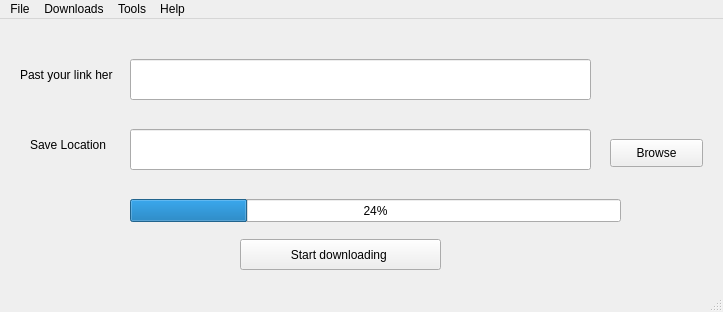
<?xml version="1.0" encoding="UTF-8"?>
<ui version="4.0">
 <class>MainWindow</class>
 <widget class="QMainWindow" name="MainWindow">
  <property name="geometry">
   <rect>
    <x>0</x>
    <y>0</y>
    <width>723</width>
    <height>312</height>
   </rect>
  </property>
  <property name="windowTitle">
   <string>MainWindow</string>
  </property>
  <widget class="QWidget" name="centralwidget">
   <widget class="QPushButton" name="pushButton">
    <property name="geometry">
     <rect>
      <x>240</x>
      <y>220</y>
      <width>201</width>
      <height>31</height>
     </rect>
    </property>
    <property name="text">
     <string>Start downloading </string>
    </property>
    <property name="iconSize">
     <size>
      <width>1000</width>
      <height>200</height>
     </size>
    </property>
   </widget>
   <widget class="QLineEdit" name="lineEdit">
    <property name="geometry">
     <rect>
      <x>130</x>
      <y>40</y>
      <width>461</width>
      <height>41</height>
     </rect>
    </property>
   </widget>
   <widget class="QLineEdit" name="lineEdit_2">
    <property name="geometry">
     <rect>
      <x>130</x>
      <y>110</y>
      <width>461</width>
      <height>41</height>
     </rect>
    </property>
   </widget>
   <widget class="QLabel" name="label">
    <property name="geometry">
     <rect>
      <x>20</x>
      <y>40</y>
      <width>111</width>
      <height>31</height>
     </rect>
    </property>
    <property name="text">
     <string>Past your link her</string>
    </property>
   </widget>
   <widget class="QLabel" name="label_2">
    <property name="geometry">
     <rect>
      <x>30</x>
      <y>110</y>
      <width>81</width>
      <height>31</height>
     </rect>
    </property>
    <property name="text">
     <string>Save Location</string>
    </property>
   </widget>
   <widget class="QPushButton" name="pushButton_2">
    <property name="geometry">
     <rect>
      <x>610</x>
      <y>120</y>
      <width>93</width>
      <height>28</height>
     </rect>
    </property>
    <property name="text">
     <string>Browse</string>
    </property>
   </widget>
   <widget class="QProgressBar" name="progressBar">
    <property name="geometry">
     <rect>
      <x>130</x>
      <y>180</y>
      <width>491</width>
      <height>23</height>
     </rect>
    </property>
    <property name="value">
     <number>24</number>
    </property>
   </widget>
  </widget>
  <widget class="QMenuBar" name="menubar">
   <property name="geometry">
    <rect>
     <x>0</x>
     <y>0</y>
     <width>723</width>
     <height>26</height>
    </rect>
   </property>
   <widget class="QMenu" name="menuFile">
    <property name="title">
     <string>File</string>
    </property>
   </widget>
   <widget class="QMenu" name="menuDownloads">
    <property name="title">
     <string>Downloads</string>
    </property>
   </widget>
   <widget class="QMenu" name="menuTools">
    <property name="title">
     <string>Tools</string>
    </property>
   </widget>
   <widget class="QMenu" name="menuHel">
    <property name="title">
     <string>Help</string>
    </property>
   </widget>
   <addaction name="menuFile"/>
   <addaction name="menuDownloads"/>
   <addaction name="menuTools"/>
   <addaction name="menuHel"/>
  </widget>
  <widget class="QStatusBar" name="statusbar"/>
 </widget>
 <resources/>
 <connections/>
</ui>
